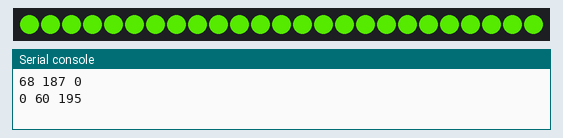
This program was run on a simulated MicroPython board. Shown: 25 RGB LEDs in strip order, left to right, the last lines printed to the serial console. Dim RGB values are drawn brighter than linear; random numbers come from a fixed seed; library files of the repository ran but are not shown: neopixel_animate.py.

Above: at 0.1 s.
At 10.18 s:
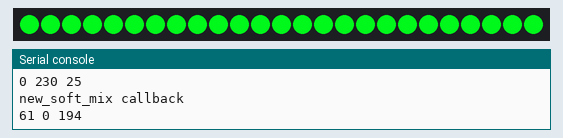
At 15.22 s:
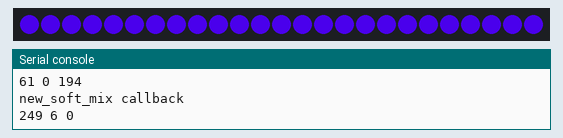
At 20.26 s:
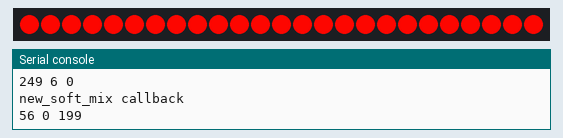
At 35.37 s:
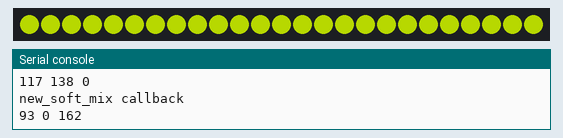

The program:

main.py
```python
# https://www.youtube.com/watch?v=a1_O9AnuGB0
import neopixel
from machine import Pin
from neopixel_animate import NeopixelAnimate, mix, wave, random_color
import uasyncio as asyncio
import utime

import random

strip_len = 25

strip = neopixel.NeoPixel(Pin(25), strip_len)

GREEN = (0, 128, 0)
RED = (128, 0, 0)
BLUE = (0, 0, 128)
BLACK = (0, 0, 0)

direction = 1


class SoftMixAnimation(NeopixelAnimate):
    def __init__(self, strip_len, duration_ms=0, **params):
        super().__init__(strip_len, duration_ms=duration_ms, **params)

        self.params['bg_color'] = random_color()
        self.params['active_color'] = random_color()
        self.params['direction'] = 1

    def new_color(self):
        self.params['bg_color'] = self.params['active_color']
        self.params['active_color'] = random_color()
        self.params['direction'] = 1 - self.params['direction']

    def frame(self, offset):
        edge_px = 8
        bg_color = self.params['bg_color']
        active_color = self.params['active_color']

        active_px = self.len * offset
        offset = active_px % 1
        filled_px = int(active_px) - edge_px

        result = [0] * self.len

        for i in range(self.len):
            if i < filled_px:
                result[i] = active_color

            elif i <= active_px:
                j = i - filled_px
                blur_offset = max((offset - 1 - j) /
                                  edge_px + 1, 0)  # magic formula
                result[i] = mix(active_color, bg_color, blur_offset)

            else:
                result[i] = bg_color

            # result = result[init_px:] + result[:init_px]
        if self.params['direction'] == 1:
            result.reverse()

        for i in range(self.len):
            self.leds[i] = result[i]


def new_color():
    print("new_soft_mix callback")
    soft_mix.new_color()


soft_mix = SoftMixAnimation(strip_len, 5000, callback=new_color)


async def process_animation():
    frame = False
    soft_mix.start()
    while True:
        frame = soft_mix.get_frame()

        if frame:
            # print("frame:", frame)
            for i in range(strip_len):
                strip[i] = frame[i][:]
            strip.write()

        await asyncio.sleep_ms(50)


loop = asyncio.get_event_loop()

loop.create_task(process_animation())

loop.run_forever()
```
